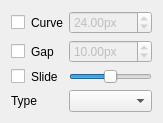
<?xml version="1.0" encoding="UTF-8"?>
<ui version="4.0">
 <class>Crossing_Style_Widget</class>
 <widget class="QWidget" name="Crossing_Style_Widget">
  <property name="geometry">
   <rect>
    <x>0</x>
    <y>0</y>
    <width>146</width>
    <height>122</height>
   </rect>
  </property>
  <layout class="QGridLayout" name="gridLayout">
   <item row="0" column="0">
    <widget class="QCheckBox" name="check_handle_length">
     <property name="sizePolicy">
      <sizepolicy hsizetype="Fixed" vsizetype="Fixed">
       <horstretch>0</horstretch>
       <verstretch>0</verstretch>
      </sizepolicy>
     </property>
    </widget>
   </item>
   <item row="0" column="1">
    <widget class="QLabel" name="label">
     <property name="sizePolicy">
      <sizepolicy hsizetype="Fixed" vsizetype="Preferred">
       <horstretch>0</horstretch>
       <verstretch>0</verstretch>
      </sizepolicy>
     </property>
     <property name="text">
      <string>Curve</string>
     </property>
     <property name="buddy">
      <cstring>spin_handle_length</cstring>
     </property>
    </widget>
   </item>
   <item row="0" column="2">
    <widget class="QDoubleSpinBox" name="spin_handle_length">
     <property name="enabled">
      <bool>false</bool>
     </property>
     <property name="toolTip">
      <string>Size of the curve control handles</string>
     </property>
     <property name="suffix">
      <string>px</string>
     </property>
     <property name="maximum">
      <double>8192.000000000000000</double>
     </property>
     <property name="value">
      <double>24.000000000000000</double>
     </property>
    </widget>
   </item>
   <item row="4" column="2">
    <widget class="QComboBox" name="combo_edge_type"/>
   </item>
   <item row="4" column="0" colspan="2">
    <widget class="QLabel" name="label_edge_type">
     <property name="text">
      <string>Type</string>
     </property>
    </widget>
   </item>
   <item row="2" column="2">
    <widget class="QDoubleSpinBox" name="spin_crossing_gap">
     <property name="enabled">
      <bool>false</bool>
     </property>
     <property name="toolTip">
      <string>Distance between the ends of a thread passing under another thread</string>
     </property>
     <property name="suffix">
      <string>px</string>
     </property>
     <property name="maximum">
      <double>8192.000000000000000</double>
     </property>
     <property name="value">
      <double>10.000000000000000</double>
     </property>
    </widget>
   </item>
   <item row="2" column="1">
    <widget class="QLabel" name="label_2">
     <property name="text">
      <string>Gap</string>
     </property>
     <property name="buddy">
      <cstring>spin_crossing_gap</cstring>
     </property>
    </widget>
   </item>
   <item row="2" column="0">
    <widget class="QCheckBox" name="check_crossing_gap"/>
   </item>
   <item row="3" column="0">
    <widget class="QCheckBox" name="check_edge_slide">
     <property name="text">
      <string/>
     </property>
    </widget>
   </item>
   <item row="3" column="1">
    <widget class="QLabel" name="label_6">
     <property name="sizePolicy">
      <sizepolicy hsizetype="Fixed" vsizetype="Preferred">
       <horstretch>0</horstretch>
       <verstretch>0</verstretch>
      </sizepolicy>
     </property>
     <property name="text">
      <string>Slide</string>
     </property>
     <property name="buddy">
      <cstring>slide_edge_slide</cstring>
     </property>
    </widget>
   </item>
   <item row="3" column="2">
    <widget class="QSlider" name="slide_edge_slide">
     <property name="toolTip">
      <string>Position of the crossing in the edge</string>
     </property>
     <property name="maximum">
      <number>100</number>
     </property>
     <property name="value">
      <number>50</number>
     </property>
     <property name="orientation">
      <enum>Qt::Horizontal</enum>
     </property>
    </widget>
   </item>
  </layout>
 </widget>
 <resources/>
 <connections>
  <connection>
   <sender>check_handle_length</sender>
   <signal>toggled(bool)</signal>
   <receiver>spin_handle_length</receiver>
   <slot>setEnabled(bool)</slot>
   <hints>
    <hint type="sourcelabel">
     <x>22</x>
     <y>25</y>
    </hint>
    <hint type="destinationlabel">
     <x>154</x>
     <y>27</y>
    </hint>
   </hints>
  </connection>
  <connection>
   <sender>check_crossing_gap</sender>
   <signal>toggled(bool)</signal>
   <receiver>spin_crossing_gap</receiver>
   <slot>setEnabled(bool)</slot>
   <hints>
    <hint type="sourcelabel">
     <x>22</x>
     <y>145</y>
    </hint>
    <hint type="destinationlabel">
     <x>154</x>
     <y>149</y>
    </hint>
   </hints>
  </connection>
  <connection>
   <sender>check_edge_slide</sender>
   <signal>toggled(bool)</signal>
   <receiver>slide_edge_slide</receiver>
   <slot>setEnabled(bool)</slot>
   <hints>
    <hint type="sourcelabel">
     <x>19</x>
     <y>160</y>
    </hint>
    <hint type="destinationlabel">
     <x>99</x>
     <y>167</y>
    </hint>
   </hints>
  </connection>
 </connections>
 <slots>
  <slot>checkbox_toggled()</slot>
 </slots>
</ui>
